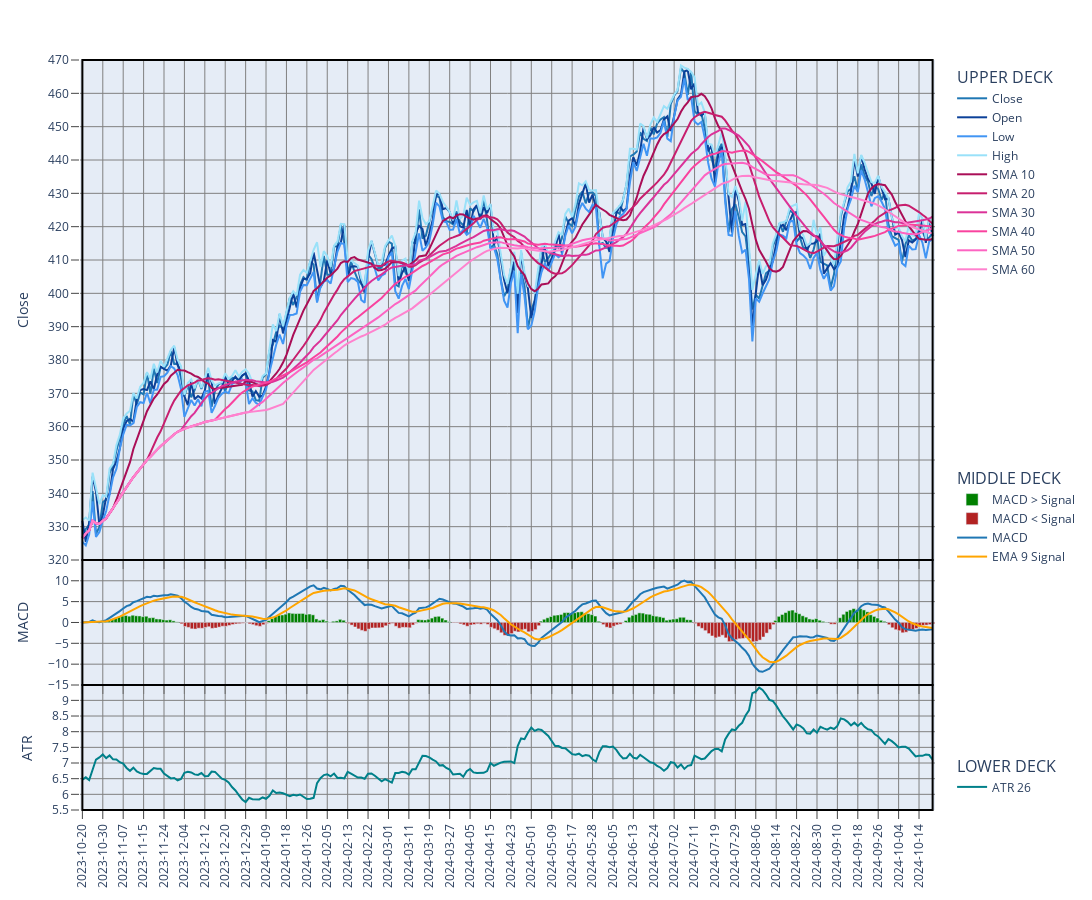

Here is the notebook cell this chart was saved with:
### Markdown cell above
NOTE:<BR>
Normally, any base plot will come with prescribed colors, and the color theme selection will only be applicable to overlays.<BR>
However, color theme selection will be available when selecting any of the following as the base plot:
> - add_hist_price()
> - add_atr()
> - add_mvol()
> - add_bollinger_width()

Any overlays added to those base plots will be appended to the list of overlays for the given figure, whereby their color theme will become available to be changed using the update_color_theme() function.

### Code cell
from analyze_prices import AnalyzePrices
from mapping_plot_attributes import *

tk = 'AAPL'
analyze_prices = AnalyzePrices(end_date, start_date, [tk])

theme = 'dark'
theme = 'light'

date_index = ohlc_tk.index

macd_data = analyze_prices.get_macd(close_tk)
macd_v_data = analyze_prices.get_macd_v(close_tk, high_tk, low_tk)

atr_data = analyze_prices.average_true_rate(close_tk, high_tk, low_tk, n = 26)

bollinger_data = analyze_prices.bollinger_bands(close_tk, window = 20, n_std = 2, n_bands = 3)
# bollinger_data = bollinger_bands(close_tk, window = 20, n_std = 2, n_bands = 3)
bollinger_list = bollinger_data['list']
# display(bollinger_data['%B'])
# display(bollinger_data['width'])
# print(mstd.max(), mstd.idxmax())
# print(mvol.max(), mvol.idxmax())

ma_envelope_list = analyze_prices.ma_envelopes(close_tk, window = 20, prc_offset = 5, n_bands = 2)

rsi_data = analyze_prices.relative_strength(close_tk)

date_index = close_tk.index

deck_type = 'triple'
# deck_type = 'double'
# deck_type = 'single'

theme = 'dark'
theme = 'light'
color_theme = 'magenta'
# color_theme = 'tableau'
color_theme_2 = 'sapphire'
color_theme_vol = 'rainbow'
color_theme_vol_2 = 'sapphire'

# fig_diff = plot_diff_plotly(tk, diff_data_stochastic, price_type_map, plot_type = 'scatter', add_signal = False, theme = theme)
# fig_diff.show()

fig_data = analyze_prices.create_template(
# fig_data = create_template(
    date_index,
    deck_type = deck_type,
    # secondary_y = True,
    plot_width = 1450,
    plot_height_1 = 600,
    plot_height_2 = 150,
    plot_height_3 = 150,
    theme = theme
)
##### NOTE: Decks need to get populated from top to bottom, i.e. from 1 to 3, otherwise the legends will end up in the wrong order

# fig_data = add_candlestick(fig_data, ohlc_tk, tk, candle_type = 'traditional', target_deck = 1, theme = theme)
# fig_data = add_candlestick(fig_data, ohlc_tk, tk, candle_type = 'hollow', target_deck = 1, theme = theme)

# fig_data = add_diff_stochastic(fig_data, tk, stochastic_data, target_deck = 1, reverse_diff = False, add_signal = True, signal_window = 5, add_title = True)
# fig_data = add_diff(fig_data, tk, diff_data_stochastic, price_type_map, target_deck = 2, n_yticks_max = 7, add_title = True)

fig_data = add_hist_price(fig_data, close_tk, tk, target_deck = 1, secondary_y = False, add_title = False, price_type = 'close', theme = theme)
# fig_data = analyze_prices.add_hist_price(fig_data, close_tk, tk, target_deck = 1, secondary_y = False, add_title = True, price_type = 'close', theme = theme)
fig_data = add_price_overlays(fig_data, price_list, tk, target_deck = 1, theme = theme, color_theme = color_theme_2)
# fig_data = analyze_prices.add_price_overlays(fig_data, price_list, tk, target_deck = 1, theme = theme, color_theme = color_theme_2)

fig_data = add_ma_overlays(fig_data, close_tk, ma_list[: 6], target_deck = 1, theme = theme, color_theme = color_theme)
##### fig_data = analyze_prices.add_ma_overlays(fig_data, close_tk, ma_list[: 6], target_deck = 1, theme = theme, color_theme = 'magenta')
# fig_data = add_ma_overlays(fig_data, close_tk, ma_list[: 6], target_deck = 1, theme = theme, color_theme = 'magenta')
# fig_data = add_ma_overlays(fig_data, close_tk, ema_200_list[: 2], target_deck = 1, theme = theme, color_theme = 'sapphire')

# fig_data = add_bollinger_overlays(fig_data, bollinger_list, target_deck = 1, theme = theme, color_theme = 'sapphire')
# fig_data = add_ma_envelope_overlays(fig_data, ma_envelope_list, target_deck = 1, theme = theme, color_theme = 'gold')

# fig_data = add_hist_price(fig_data, close_tk, tk, target_deck = 2, add_title = False, n_yticks_max = 4, price_type = 'close', theme = theme)
### fig_data = add_ma_envelope_overlays(fig_data, ma_envelope_list, target_deck = 1, theme = theme, color_theme = 'sapphire')
#fig_data = add_ma_overlays(fig_data, close_tk, ema_list[: 6], target_deck = 2, theme = theme, color_theme = color_theme_2)

# fig_data = add_hist_price(fig_data, close_tk, tk, n_yticks_max = 7, target_deck = 2, price_type = 'close', theme = theme, color_theme = color_theme_2)
# fig_data = add_candlestick(fig_data, df_ohlc, tk, candle_type = 'traditional', target_deck = 2)
### fig_data = add_price_overlays(fig_data, price_list, tk, target_deck = 1, add_yaxis_title = True, theme = theme, color_theme = color_theme_2)

##### fig_data = analyze_prices.add_macd(fig_data, tk, macd_data, histogram_type = 'macd-zero', plot_type = 'scatter', include_signal = True, add_title = True, target_deck = 1, theme = theme)
##### fig_data = analyze_prices.add_hist_price(fig_data, close_tk, tk, target_deck = 1, secondary_y = True, add_title = False, price_type = 'close', theme = theme)

# fig_data = analyze_prices.add_macd(
fig_data = add_macd(
    fig_data,
    tk,
    macd_data,
    volatility_normalized = False,
    histogram_type = 'macd-signal',
    include_signal = True,
    plot_type = 'bar',
    n_yticks_max = None,
    target_deck = 2,
    add_title = False,
    # title_font_size = 32,
    theme = theme
)

####### fig_data = add_macd(fig_data, tk, close_tk, macd_data, volatility_normalized = True, histogram_type = 'macd-signal', plot_type = 'bar', include_signal = True, add_title = True, target_deck = 1, theme = theme)

# fig_data = add_stochastic(fig_data, stochastic_data, tk, target_deck = 1, add_threshold_overlays = True, add_title = True, theme = theme)
# fig_data = add_rsi(fig_data, rsi_data, tk, target_deck = 1, add_threshold_overlays = True, add_title =True, theme = theme)
# fig_data = add_diff(fig_data, tk, diff_data_stochastic, price_type_map, target_deck = 2, n_yticks_max = 7, add_title = True)

### fig_data = add_macd(fig_data, tk, close_tk, macd_data, n_yticks_max = 7, volatility_normalized = False, histogram_type = 'macd-signal', plot_type = 'bar', include_signal = True, target_deck = 3, theme = theme)
"""
fig_data = add_mvol(
# fig_data = analyze_prices.add_mvol(
    fig_data,
    mvol_data,
    mvol_type = 'std',
    # mvol_type = 'vol',
    target_deck = 1,
    secondary_y = True,
    add_yaxis_title = None,
    yaxis_title = None,
    n_yticks_max = None,
    theme = 'dark',
    color_theme = 'turquoise'
)
"""
"""
fig_data = analyze_prices.add_bollinger_width(
# fig_data = add_bollinger_width(
    fig_data,
    bollinger_data,
    # bollinger_type = '%B',
    # bollinger_type = 'width',
    target_deck = 1,
    secondary_y = True,
    add_yaxis_title = True,
    # add_yaxis_title = False,
    yaxis_title = None,
    n_yticks_max = None,
    theme = 'dark',
    color_theme = 'gold'
)
"""
# atr_data = analyze_prices.average_true_rate(close_tk, high_tk, low_tk, n = 26)
# fig_data = analyze_prices.add_atr(
fig_data = add_atr(
    fig_data,
    atr_data,
    atr_type = 'atr',
    # atr_type = 'atrp',
    target_deck = 3,
    secondary_y = False,
    add_yaxis_title = True,
    yaxis_title = None,
    n_yticks_max = None,
    theme = theme,
    color_theme = 'turquoise'
)
"""
# fig_data = add_mvol(
fig_data = analyze_prices.add_mvol(
    fig_data,
    mvol_data,
    mvol_type = 'std',
    target_deck = 2,
    secondary_y = False,
    add_yaxis_title = True,
    yaxis_title = None,
    n_yticks_max = None,
    theme = 'dark',
    color_theme = 'lavender'
)
"""
"""
fig_data = analyze_prices.add_hist_price(
    fig_data,
    volume_tk,
    tk,
    target_deck = 3,
    secondary_y = False,
    plot_type = 'scatter',
    # n_yticks_max = 7,
    price_type = 'volume',
    add_title = False,
    theme = theme,
    color_theme = color_theme_vol_2,
    fill_below = True
)
"""
"""
# fig_data = add_bollinger_width(
fig_data = analyze_prices.add_bollinger_width(
    fig_data,
    bollinger_data,
    bollinger_type = '%B',
    # bollinger_type = 'width',
    target_deck = 3,
    secondary_y = False,
    add_yaxis_title = True,
    yaxis_title = None,
    n_yticks_max = None,
    theme = 'dark',
    color_theme = 'gold'
)
"""
# fig_data = add_candlestick(fig_data, df_ohlc, tk, candle_type = 'traditional', target_deck = 3)
"""
fig_data = analyze_prices.add_hist_price(
    fig_data,
    volume_tk,
    tk,
    target_deck = 3,
    plot_type = 'bar',
    # n_yticks_max = 7,
    price_type = 'volume',
    add_title = False,
    theme = theme,
    color_theme = color_theme_vol_2,
    fill_below = True
)
"""
# fig_data = add_hist_price(fig_data, volume_tk, tk, target_deck = 3, price_type = 'volume', theme = theme, fill_below = True)

print('Plot heights:')
h1 = fig_data['plot_height'][1]
if deck_type == 'double':
    h2 = fig_data['plot_height'][2]
    print(h1, h2)
    print(f'Total height: {h1 + h2}')
elif deck_type == 'triple':
    h2 = fig_data['plot_height'][2]
    h3 = fig_data['plot_height'][3]
    print(h1, h2, h3)
    print(f'Total height: {h1 + h2 + h3}')
else:
    print(h1)

fig = fig_data['fig']
fig.show()

# Add MACD-V and ATR line

### Figure 1 — Plotly figure (JSON) as saved in the notebook; plotly's stock layout.template omitted (floating-point values rounded to 4 significant figures; data arrays with more than 128 entries replaced by an {"elided": "..."} marker saying what was removed)
{"data": [{"hoverinfo": "skip", "legendgroup": "dummy", "line": {"width": 0}, "showlegend": false, "type": "scatter", "x": {"elided": "251 str values"}, "xaxis": "x", "y": {"elided": "251 int values"}, "yaxis": "y"}, {"hoverinfo": "skip", "legendgroup": "dummy", "line": {"width": 0}, "showlegend": false, "type": "scatter", "x": {"elided": "251 str values"}, "xaxis": "x2", "y": {"elided": "251 int values"}, "yaxis": "y2"}, {"hoverinfo": "skip", "legendgroup": "dummy", "line": {"width": 0}, "showlegend": false, "type": "scatter", "x": {"elided": "251 str values"}, "xaxis": "x3", "y": {"elided": "251 int values"}, "yaxis": "y3"}, {"fill": "none", "fillcolor": "rgba(31, 119, 180, 0.6)", "legendgroup": "1", "legendgrouptitle": {"font": {"size": 16, "weight": "normal"}, "text": "UPPER DECK"}, "line": {"color": "rgba(31, 119, 180, 1)"}, "name": "Close", "showlegend": true, "type": "scatter", "x": {"elided": "251 str values"}, "xaxis": "x", "y": {"elided": "251 float values"}, "yaxis": "y"}, {"legendgroup": "1", "legendgrouptitle": {"font": {"size": 16, "weight": "normal"}, "text": "UPPER DECK"}, "line": {"color": "rgba(12, 65, 153, 1)"}, "name": "Open", "type": "scatter", "x": {"elided": "251 str values"}, "xaxis": "x", "y": {"elided": "251 float values"}, "yaxis": "y"}, {"legendgroup": "1", "legendgrouptitle": {"font": {"size": 16, "weight": "normal"}, "text": "UPPER DECK"}, "line": {"color": "rgba(65, 149, 244, 1)"}, "name": "Low", "type": "scatter", "x": {"elided": "251 str values"}, "xaxis": "x", "y": {"elided": "251 float values"}, "yaxis": "y"}, {"legendgroup": "1", "legendgrouptitle": {"font": {"size": 16, "weight": "normal"}, "text": "UPPER DECK"}, "line": {"color": "rgba(153, 225, 249, 1)"}, "name": "High", "type": "scatter", "x": {"elided": "251 str values"}, "xaxis": "x", "y": {"elided": "251 float values"}, "yaxis": "y"}, {"legendgroup": "1", "legendgrouptitle": {"font": {"size": 16, "weight": "normal"}, "text": "UPPER DECK"}, "line": {"color": "rgba(170, 14, 87, 1)"}, "name": "SMA 10", "type": "scatter", "x": {"elided": "251 str values"}, "xaxis": "x", "y": {"elided": "251 float values"}, "yaxis": "y"}, {"legendgroup": "1", "legendgrouptitle": {"font": {"size": 16, "weight": "normal"}, "text": "UPPER DECK"}, "line": {"color": "rgba(199, 30, 110, 1)"}, "name": "SMA 20", "type": "scatter", "x": {"elided": "251 str values"}, "xaxis": "x", "y": {"elided": "251 float values"}, "yaxis": "y"}, {"legendgroup": "1", "legendgrouptitle": {"font": {"size": 16, "weight": "normal"}, "text": "UPPER DECK"}, "line": {"color": "rgba(219, 50, 152, 1)"}, "name": "SMA 30", "type": "scatter", "x": {"elided": "251 str values"}, "xaxis": "x", "y": {"elided": "251 float values"}, "yaxis": "y"}, {"legendgroup": "1", "legendgrouptitle": {"font": {"size": 16, "weight": "normal"}, "text": "UPPER DECK"}, "line": {"color": "rgba(249, 66, 158, 1)"}, "name": "SMA 40", "type": "scatter", "x": {"elided": "251 str values"}, "xaxis": "x", "y": {"elided": "251 float values"}, "yaxis": "y"}, {"legendgroup": "1", "legendgrouptitle": {"font": {"size": 16, "weight": "normal"}, "text": "UPPER DECK"}, "line": {"color": "rgba(253, 100, 194, 1)"}, "name": "SMA 50", "type": "scatter", "x": {"elided": "251 str values"}, "xaxis": "x", "y": {"elided": "251 float values"}, "yaxis": "y"}, {"legendgroup": "1", "legendgrouptitle": {"font": {"size": 16, "weight": "normal"}, "text": "UPPER DECK"}, "line": {"color": "rgba(255, 130, 206, 1)"}, "name": "SMA 60", "type": "scatter", "x": {"elided": "251 str values"}, "xaxis": "x", "y": {"elided": "251 float values"}, "yaxis": "y"}, {"legendgroup": "2", "legendgrouptitle": {"font": {"size": 16, "weight": "normal"}, "text": "MIDDLE DECK"}, "marker": {"color": "rgba(0, 128, 0, 1)"}, "name": "MACD > Signal", "showlegend": true, "type": "bar", "width": 1, "x": {"elided": "251 str values"}, "xaxis": "x2", "y": {"elided": "251 float values"}, "yaxis": "y2"}, {"legendgroup": "2", "legendgrouptitle": {"font": {"size": 16, "weight": "normal"}, "text": "MIDDLE DECK"}, "marker": {"color": "rgba(178, 34, 34, 1)"}, "name": "MACD < Signal", "showlegend": true, "type": "bar", "width": 1, "x": {"elided": "251 str values"}, "xaxis": "x2", "y": {"elided": "251 float values"}, "yaxis": "y2"}, {"legendgroup": "2", "legendgrouptitle": {"font": {"size": 16, "weight": "normal"}, "text": "MIDDLE DECK"}, "line": {"color": "rgba(31, 119, 180, 1)"}, "name": "MACD", "showlegend": true, "type": "scatter", "x": {"elided": "251 str values"}, "xaxis": "x2", "y": {"elided": "251 float values"}, "yaxis": "y2"}, {"legendgroup": "2", "legendgrouptitle": {"font": {"size": 16, "weight": "normal"}, "text": "MIDDLE DECK"}, "line": {"color": "orange"}, "name": "EMA 9 Signal", "showlegend": true, "type": "scatter", "x": {"elided": "251 str values"}, "xaxis": "x2", "y": {"elided": "251 float values"}, "yaxis": "y2"}, {"legendgroup": "3", "legendgrouptitle": {"font": {"size": 16, "weight": "normal"}, "text": "LOWER DECK"}, "line": {"color": "rgba(0, 128, 138, 1)"}, "name": "ATR 26", "type": "scatter", "x": {"elided": "251 str values"}, "xaxis": "x3", "y": {"elided": "251 float values"}, "yaxis": "y3"}], "layout": {"height": 900, "legend": {"groupclick": "toggleitem", "tracegroupgap": 187.5, "traceorder": "grouped"}, "margin": {"t": 60}, "modebar": {"add": ["v1hovermode", "toggleSpikelines"]}, "shapes": [{"line": {"color": "black", "width": 2}, "type": "rect", "x0": "2023-10-20", "x1": "2024-10-18", "xref": "x", "y0": 0.3333, "y1": 1, "yref": "paper"}, {"line": {"color": "black", "width": 2}, "type": "rect", "x0": "2023-10-20", "x1": "2024-10-18", "xref": "x", "y0": 0.1667, "y1": 0.3333, "yref": "paper"}, {"line": {"color": "black", "width": 2}, "type": "rect", "x0": "2023-10-20", "x1": "2024-10-18", "xref": "x", "y0": 0, "y1": 0.1667, "yref": "paper"}], "width": 1450, "xaxis": {"anchor": "y", "domain": [0, 1], "gridcolor": "grey", "matches": "x3", "nticks": 47, "rangeslider": {"visible": false}, "showgrid": true, "showticklabels": false, "tickangle": -90, "ticklen": 8, "ticks": "outside", "type": "category"}, "xaxis2": {"anchor": "y2", "domain": [0, 1], "gridcolor": "grey", "matches": "x3", "nticks": 47, "showgrid": true, "showticklabels": false, "tickangle": -90, "ticklen": 8, "ticks": "outside", "type": "category"}, "xaxis3": {"anchor": "y3", "domain": [0, 1], "gridcolor": "grey", "nticks": 47, "showgrid": true, "tickangle": -90, "ticklen": 8, "ticks": "outside", "type": "category"}, "yaxis": {"anchor": "x", "domain": [0.3333, 1], "dtick": 10, "gridcolor": "grey", "range": [320, 470], "showgrid": true, "showticklabels": true, "tick0": 320, "ticklen": 8, "ticks": "outside", "title": {"text": "Close"}, "zeroline": true, "zerolinecolor": "grey", "zerolinewidth": 1}, "yaxis2": {"anchor": "x2", "domain": [0.1667, 0.3333], "dtick": 5, "gridcolor": "grey", "nticks": 7, "range": [-15, 14.98], "showgrid": true, "showticklabels": true, "tick0": -15, "ticklen": 8, "ticks": "outside", "title": {"text": "MACD"}, "zerolinecolor": "grey", "zerolinewidth": 1}, "yaxis3": {"anchor": "x3", "domain": [0, 0.1667], "dtick": 0.5, "gridcolor": "grey", "nticks": 7, "range": [5.5, 9.491], "showgrid": true, "showticklabels": true, "tick0": 5.5, "ticklen": 8, "ticks": "outside", "title": {"text": "ATR"}, "zeroline": true, "zerolinecolor": "grey", "zerolinewidth": 1}}}
